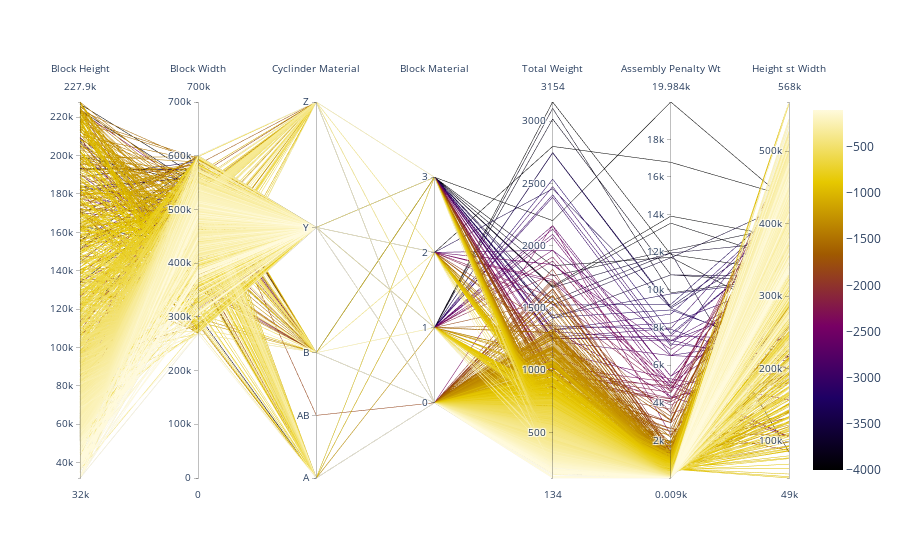

Notebook code for this chart:
### Code cell
import plotly.graph_objects as go

import pandas as pd

df = pd.read_csv("https://raw.githubusercontent.com/bcdunbar/datasets/master/parcoords_data.csv")

fig = go.Figure(data=
    go.Parcoords(
        line = dict(color = df['colorVal'],
                   colorscale = 'Electric',
                   showscale = True,
                   cmin = -4000,
                   cmax = -100),
        dimensions = list([
            dict(range = [32000,227900],
               #   constraintrange = [100000,150000],
                 label = "Block Height", values = df['blockHeight']),
            dict(range = [0,700000],
                 label = 'Block Width', values = df['blockWidth']),
            dict(tickvals = [0,0.5,1,2,3],
                 ticktext = ['A','AB','B','Y','Z'],
                 label = 'Cyclinder Material', values = df['cycMaterial']),
            dict(range = [-1,4],
                 tickvals = [0,1,2,3],
                 label = 'Block Material', values = df['blockMaterial']),
            dict(range = [134,3154],
                 visible = True,
                 label = 'Total Weight', values = df['totalWeight']),
            dict(range = [9,19984],
                 label = 'Assembly Penalty Wt', values = df['assemblyPW']),
            dict(range = [49000,568000],
                 label = 'Height st Width', values = df['HstW'])])
    )
)
fig.show()

### Figure 1 — Plotly figure (JSON) as saved in the notebook; plotly's stock layout.template omitted (floating-point values rounded to 4 significant figures; data arrays with more than 128 entries replaced by an {"elided": "..."} marker saying what was removed)
{"data": [{"dimensions": [{"label": "Block Height", "range": [32000, 227900], "values": {"elided": "2577 int values"}}, {"label": "Block Width", "range": [0, 700000], "values": {"elided": "2577 int values"}}, {"label": "Cyclinder Material", "ticktext": ["A", "AB", "B", "Y", "Z"], "tickvals": [0, 0.5, 1, 2, 3], "values": {"elided": "2577 float values"}}, {"label": "Block Material", "range": [-1, 4], "tickvals": [0, 1, 2, 3], "values": {"elided": "2577 int values"}}, {"label": "Total Weight", "range": [134, 3154], "values": {"elided": "2577 int values"}, "visible": true}, {"label": "Assembly Penalty Wt", "range": [9, 19984], "values": {"elided": "2577 int values"}}, {"label": "Height st Width", "range": [49000, 568000], "values": {"elided": "2577 int values"}}], "line": {"cmax": -100, "cmin": -4000, "color": {"elided": "2577 int values"}, "colorscale": [[0, "rgb(0,0,0)"], [0.2, "rgb(30,0,100)"], [0.4, "rgb(120,0,100)"], [0.6, "rgb(160,90,0)"], [0.8, "rgb(230,200,0)"], [1, "rgb(255,250,220)"]], "showscale": true}, "type": "parcoords"}], "layout": {}}
